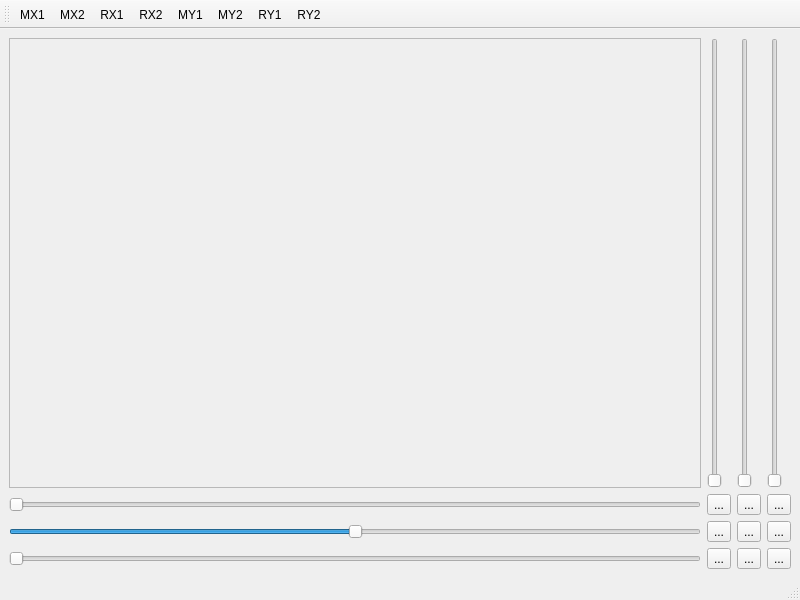
<?xml version="1.0" encoding="UTF-8"?>
<ui version="4.0">
 <class>MainWindow</class>
 <widget class="QMainWindow" name="MainWindow">
  <property name="geometry">
   <rect>
    <x>0</x>
    <y>0</y>
    <width>800</width>
    <height>600</height>
   </rect>
  </property>
  <property name="windowTitle">
   <string>MainWindow</string>
  </property>
  <widget class="QWidget" name="centralwidget">
   <layout class="QGridLayout" name="gridLayout">
    <item row="0" column="0">
     <widget class="QFrame" name="frame">
      <property name="frameShape">
       <enum>QFrame::StyledPanel</enum>
      </property>
      <property name="frameShadow">
       <enum>QFrame::Raised</enum>
      </property>
     </widget>
    </item>
    <item row="0" column="1">
     <widget class="QSlider" name="verticalSlider">
      <property name="orientation">
       <enum>Qt::Vertical</enum>
      </property>
     </widget>
    </item>
    <item row="0" column="2">
     <widget class="QSlider" name="verticalSlider_2">
      <property name="orientation">
       <enum>Qt::Vertical</enum>
      </property>
     </widget>
    </item>
    <item row="0" column="3">
     <widget class="QSlider" name="verticalSlider_3">
      <property name="orientation">
       <enum>Qt::Vertical</enum>
      </property>
     </widget>
    </item>
    <item row="1" column="0">
     <widget class="QSlider" name="horizontalSlider">
      <property name="orientation">
       <enum>Qt::Horizontal</enum>
      </property>
     </widget>
    </item>
    <item row="2" column="0">
     <widget class="QSlider" name="horizontalSlider_3">
      <property name="minimum">
       <number>-50</number>
      </property>
      <property name="maximum">
       <number>50</number>
      </property>
      <property name="orientation">
       <enum>Qt::Horizontal</enum>
      </property>
     </widget>
    </item>
    <item row="3" column="0">
     <widget class="QSlider" name="horizontalSlider_2">
      <property name="minimum">
       <number>0</number>
      </property>
      <property name="maximum">
       <number>100</number>
      </property>
      <property name="orientation">
       <enum>Qt::Horizontal</enum>
      </property>
     </widget>
    </item>
    <item row="1" column="1">
     <widget class="QToolButton" name="btn1">
      <property name="text">
       <string>...</string>
      </property>
     </widget>
    </item>
    <item row="1" column="2">
     <widget class="QToolButton" name="btn2">
      <property name="text">
       <string>...</string>
      </property>
     </widget>
    </item>
    <item row="1" column="3">
     <widget class="QToolButton" name="btn3">
      <property name="text">
       <string>...</string>
      </property>
     </widget>
    </item>
    <item row="2" column="1">
     <widget class="QToolButton" name="btn4">
      <property name="text">
       <string>...</string>
      </property>
     </widget>
    </item>
    <item row="2" column="2">
     <widget class="QToolButton" name="btn5">
      <property name="text">
       <string>...</string>
      </property>
     </widget>
    </item>
    <item row="2" column="3">
     <widget class="QToolButton" name="btn6">
      <property name="text">
       <string>...</string>
      </property>
     </widget>
    </item>
    <item row="3" column="1">
     <widget class="QToolButton" name="btn7">
      <property name="text">
       <string>...</string>
      </property>
     </widget>
    </item>
    <item row="3" column="2">
     <widget class="QToolButton" name="btn8">
      <property name="text">
       <string>...</string>
      </property>
     </widget>
    </item>
    <item row="3" column="3">
     <widget class="QToolButton" name="btn9">
      <property name="text">
       <string>...</string>
      </property>
     </widget>
    </item>
   </layout>
  </widget>
  <widget class="QMenuBar" name="menubar">
   <property name="geometry">
    <rect>
     <x>0</x>
     <y>0</y>
     <width>800</width>
     <height>22</height>
    </rect>
   </property>
  </widget>
  <widget class="QStatusBar" name="statusbar"/>
  <widget class="QToolBar" name="toolBar">
   <property name="windowTitle">
    <string>toolBar</string>
   </property>
   <attribute name="toolBarArea">
    <enum>TopToolBarArea</enum>
   </attribute>
   <attribute name="toolBarBreak">
    <bool>false</bool>
   </attribute>
   <addaction name="actionMX1"/>
   <addaction name="actionMX2"/>
   <addaction name="actionRX1"/>
   <addaction name="actionRX2"/>
   <addaction name="actionMY1"/>
   <addaction name="actionMY2"/>
   <addaction name="actionRY1"/>
   <addaction name="actionRY2"/>
  </widget>
  <action name="actionMX1">
   <property name="text">
    <string>MX1</string>
   </property>
  </action>
  <action name="actionMX2">
   <property name="text">
    <string>MX2</string>
   </property>
  </action>
  <action name="actionRX1">
   <property name="text">
    <string>RX1</string>
   </property>
  </action>
  <action name="actionRX2">
   <property name="text">
    <string>RX2</string>
   </property>
  </action>
  <action name="actionRY1">
   <property name="text">
    <string>RY1</string>
   </property>
  </action>
  <action name="actionRY2">
   <property name="text">
    <string>RY2</string>
   </property>
  </action>
  <action name="actionMY1">
   <property name="text">
    <string>MY1</string>
   </property>
  </action>
  <action name="actionMY2">
   <property name="text">
    <string>MY2</string>
   </property>
  </action>
 </widget>
 <resources/>
 <connections/>
</ui>
